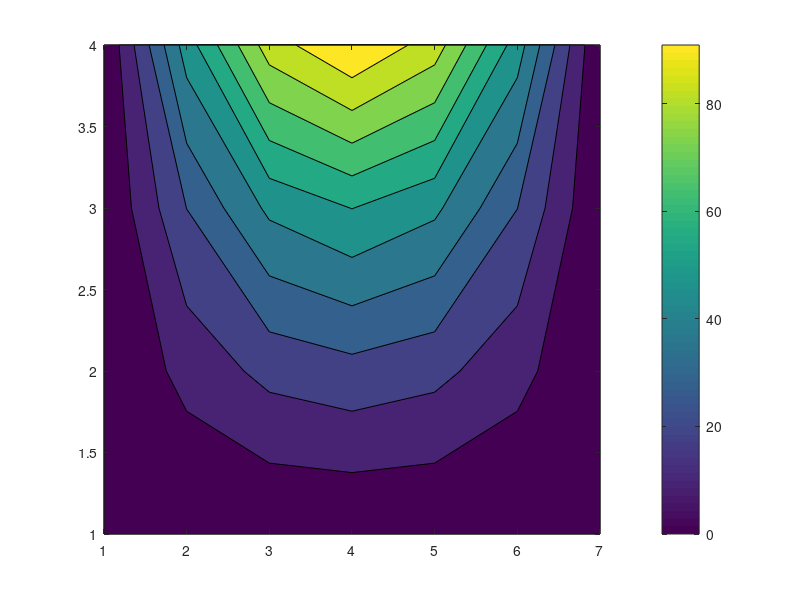
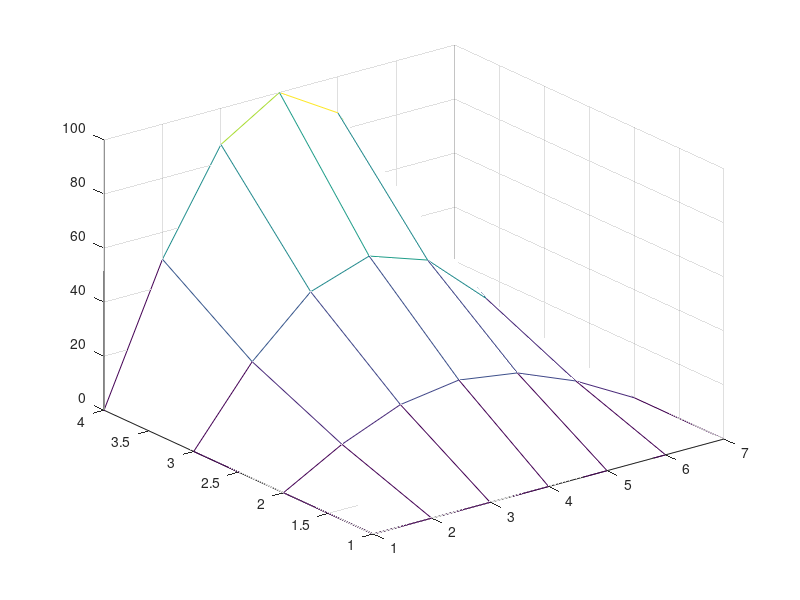

Write MATLAB code to recreate these figures, in order.
%% Input paramters
k = 25; % W/mk
egen = 0; % W/m^3
h = 0; % W/m^2k
Tinf = 0; % k
L = 60; % cm 
H = 30; % cm
iter = 0;
dimension = [7 4]; % any # of nodes (x-direction) & nodes (y-direction)

%% How many nodes across and down
xNodes = dimension(1); % Across
dx = L/(xNodes - 1);

yNodes = dimension(2); % Down
dy = H/(yNodes -1);

%% Initial Temperature Guesses
T = zeros(xNodes,yNodes).';

%% 2D Boundary Conditions
 
x = 0:dx:xNodes*dx;
x(end) = []; % getting rid of last number

T(1,1:xNodes) = 100*sin((pi*x)/60);  % Top
T(1,end) = 0;
T(end,1:xNodes) = 0; % Bottom
T(1:yNodes,1) = 0; % Left
T(1:yNodes,end) = 0; % right


% Don't do this for the project lmao 
temps = zeros(xNodes,yNodes).';

%% Iterative process
while(1)
    
    T(1,1:xNodes) = 100*sin((pi*x)/60);  % Top
    T(1,end) = 0;
    
    % Interior Nodes (since its a transpose this will be different for the
    % project)
    for m = 2:yNodes-1 % rows
        for n = 2:xNodes-1  % cols
            temps(m,n) = ((k*dy^2*(T(m+1,n)+T(m-1,n))) + (k*dx^2*(T(m,n+1)+T(m,n-1))) +...
                (egen*(dx^2)*(dy^2)))/(k*(2*dy^2 +2*dx^2));
        end 
    end
    
    PercentChange  = (abs((temps(m,n) - T(m,n))/T(m,n)))*100;
    
    if PercentChange <= 0.5e-7 % arbitrary value (just small enough for convergence)  
        break
    end 
    
    % redefining for next iteration
    T = temps;
    iter = iter + 1; 
end

% Won't need this for the project 
temps = flipud(T); % Flipping the top and bottom 

%% Plotting
figure(1)
contourf(temps);
colorbar

figure(2)
mesh(temps);